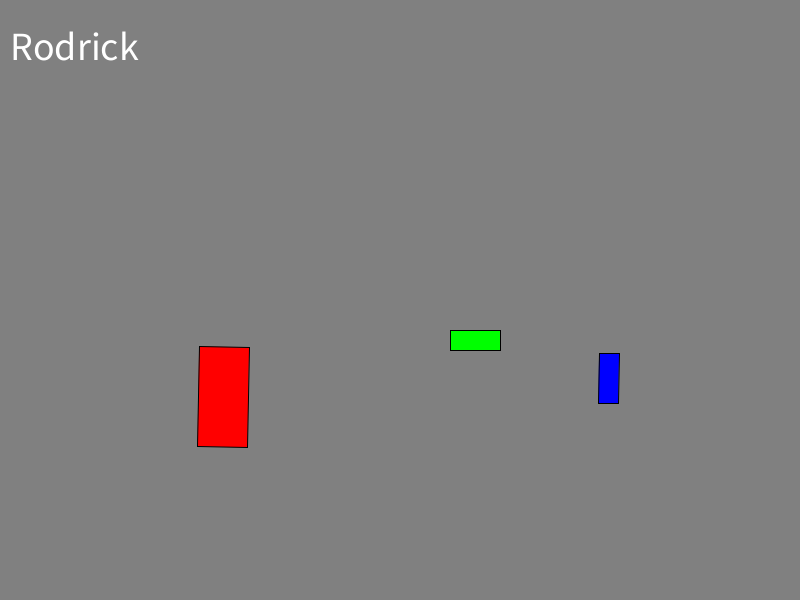
Frame 1 (no input)
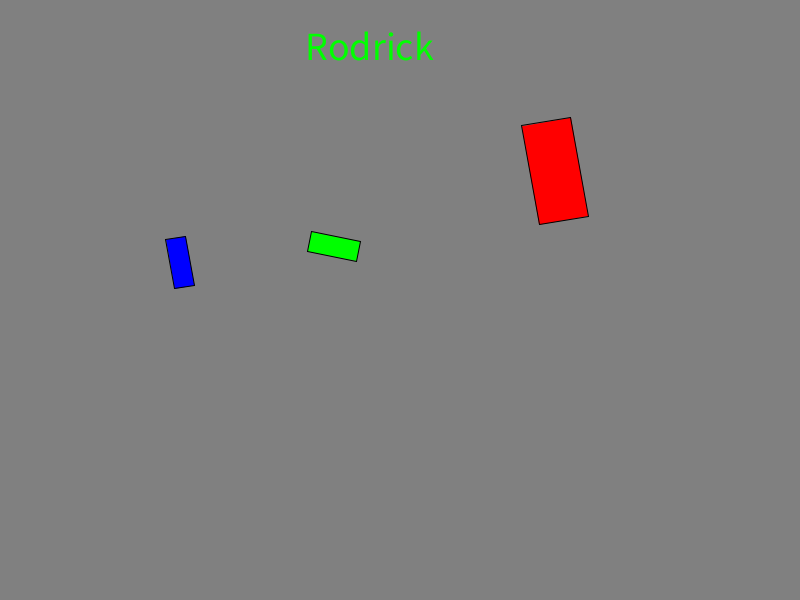
Frame 60 (the mouse pressed at the canvas centre just before this capture)
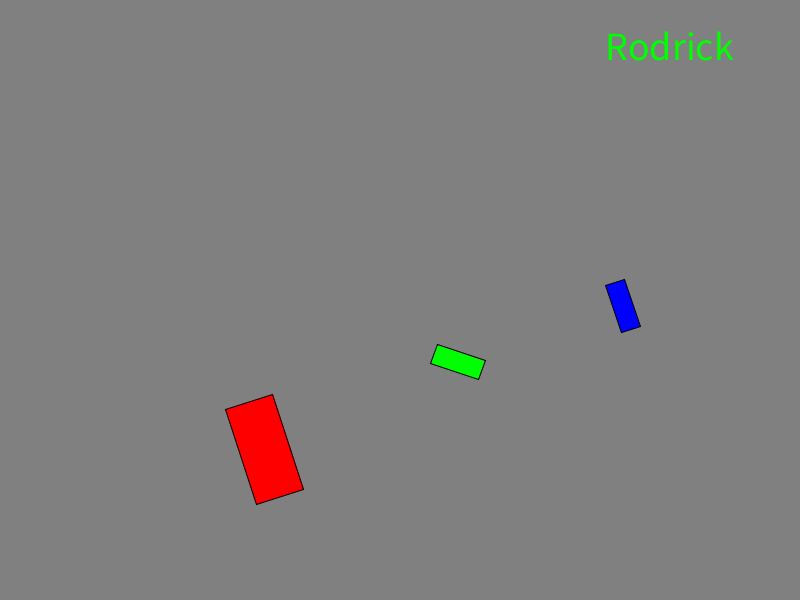
Frame 120 (the mouse held since frame 60 and released just before this capture)

The Processing sketch that drew these frames (run headless with seeded random() and noise(); from frame 60 on, the mouse is pressed at the canvas centre):

// Processing sketch: RotationStation
// ── RotationStation.pde
float rotation;
float rotation2;
float counterRotate;
float textX;

void setup()
{
  size(800, 600);
  textX = width/80;
  rotation = radians(1);
  rotation2 = radians(1);
  counterRotate = -PI/2;
}

void draw()
{
  background(128);
  drawLeftShape();
  drawRightShape();
  drawCenterShape();
}

void drawLeftShape()
{
  textSize(40);
  text("Rodrick", textX, height/10);
  if(textX >= width + 10)
  {
    textX = -200;
  }else
  {
    textX = textX + 5;
  }
  fill(0, 0, 255);
  pushMatrix();
  translate(width/2, height/2);
  rotate(rotation);
  rect(200, 50, 20, 50);

  rotation = rotation + 0.05;

  popMatrix();
}

void drawCenterShape()
{
  fill(0, 255, 0);
  pushMatrix();
  translate(width/2, height/2);
  rotate(counterRotate);
  rect(-50, 50, 20, 50);
  counterRotate = counterRotate - 0.05;

  popMatrix();
}

void drawRightShape()
{
  fill(255, 0, 0);
  pushMatrix();
  translate(width/2, height/2);
  rotate(rotation2);
  rect(-200, 50, 50, 100);

  rotation2 = rotation2 + 0.05;

  popMatrix();
}
